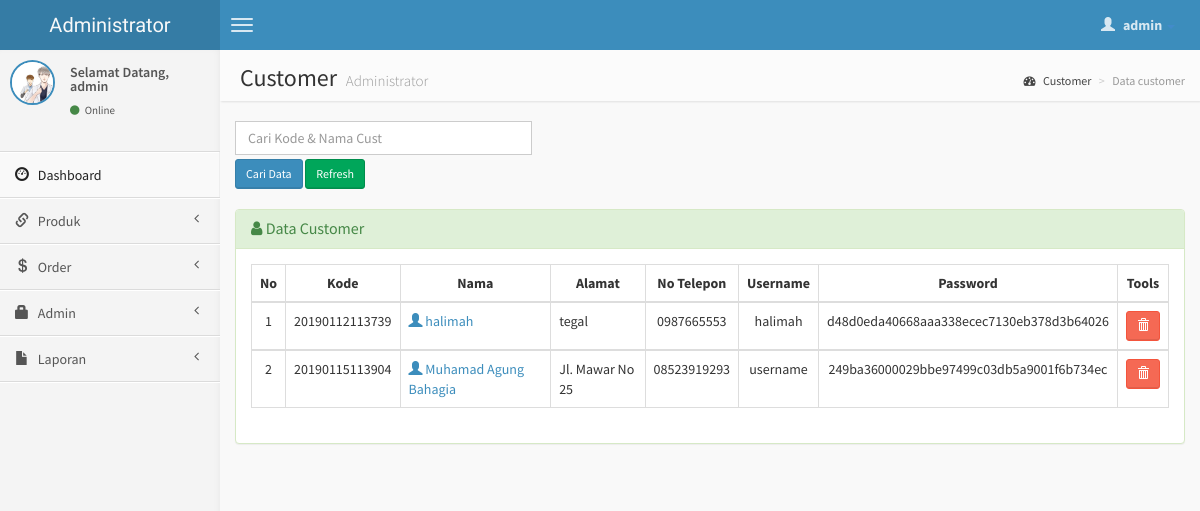
The page /admin/customer.php (signed in) on the database its author committed.
### tables this page shows
CREATE TABLE `customer` (
  `kd_cus` varchar(20) NOT NULL,
  `nama` varchar(30) NOT NULL,
  `alamat` varchar(50) NOT NULL,
  `no_telp` varchar(15) NOT NULL,
  `username` varchar(15) NOT NULL,
  `password` text NOT NULL,
  `gambar` varchar(100) NOT NULL
);

### admin/customer.php (the view, shortened to what this page needs)
<?php
if (empty($_SESSION['username'])){
	header('location:../index.php');
} else {
?>
<!DOCTYPE html>
<html>
    <head>
        <link href="../dist/css/bootstrap.css" rel="stylesheet" type="text/css" />
        <link href="//cdnjs.cloudflare.com/ajax/libs/font-awesome/4.1.0/css/font-awesome.min.css" rel="stylesheet" type="text/css" />
        <link href="//code.ionicframework.com/ionicons/1.5.2/css/ionicons.min.css" rel="stylesheet" type="text/css" />
        <link href="../css/morris/morris.css" rel="stylesheet" type="text/css" />
        <link href="../css/jvectormap/jquery-jvectormap-1.2.2.css" rel="stylesheet" type="text/css" />
        <link href="../css/datepicker/datepicker3.css" rel="stylesheet" type="text/css" />
        <link href="../css/daterangepicker/daterangepicker-bs3.css" rel="stylesheet" type="text/css" />
        <link href="../css/bootstrap-wysihtml5/bootstrap3-wysihtml5.min.css" rel="stylesheet" type="text/css" />
        <link href="../css/AdminLTE.css" rel="stylesheet" type="text/css" />
        <link rel="stylesheet" href="datatables/dataTables.bootstrap.css"/>
    </head>
    <body class="skin-blue">
        <header class="header">
            <a href="index.php" class="logo">
                Administrator
            </a>
            <nav class="navbar navbar-static-top" role="navigation">
                <a href="#" class="navbar-btn sidebar-toggle" data-toggle="offcanvas" role="button">
                    <span class="icon-bar"></span>
                    <span class="icon-bar"></span>
                    <span class="icon-bar"></span>
                </a>
                <div class="navbar-right">
                    <ul class="nav navbar-nav">
                        <li class="dropdown user user-menu">
                            <a href="#" class="dropdown-toggle" data-toggle="dropdown">
                                <i class="glyphicon glyphicon-user"></i>
                                <span><?php echo $_SESSION['fullname']; ?> <i class="caret"></i></span>
                            </a>
<?php } ?>
                        </li>
                    </ul>
                </div>
            </nav>
        </header>
        <div class="wrapper row-offcanvas row-offcanvas-left">
            <aside class="left-side sidebar-offcanvas">
                <section class="sidebar">
                    <div class="user-panel">
                        <div class="pull-left image">
                            <img src="<?php echo $_SESSION['gambar']; ?>" class="img-circle" alt="User Image" style="border: 2px solid #3C8DBC;" />
                        </div>
                        <div class="pull-left info">
                            <p>Selamat Datang,<br /><?php echo $_SESSION['fullname']; ?></p>
                            <a href="#"><i class="fa fa-circle text-success"></i> Online</a>
                        </div>
                    </div>
                    <?php include "menu.php"; ?>
                </section>
            </aside>
            <aside class="right-side">
                <section class="content-header">
                    <h1>
                        Customer
                        <small>Administrator</small>
                    </h1>
                    <ol class="breadcrumb">
                        <li><a href="#"><i class="fa fa-dashboard"></i> Customer</a></li>
                        <li class="active">Data customer</li>
                    </ol>
                </section>
                <section class="content">
                    <div class="row">
              <div class="col-lg-4">
              <form action='customer.php' method="POST">
	       <input type='text' class="form-control" style="margin-bottom: 4px;" name='qcari' placeholder='Cari Kode & Nama Cust' required />
           <input type='submit' value='Cari Data' class="btn btn-sm btn-primary" /> <a href='customer.php' class="btn btn-sm btn-success" >Refresh</i></a>
          	</div>
              </div>
                    <br />
                    <div class="row">
                        <div class="col-lg-12">
                    <div class="panel panel-success">
                        <div class="panel-heading">
                        <h3 class="panel-title"><i class="fa fa-user"></i> Data Customer </h3>
                        </div>
                        <div class="panel-body">
                    <?php
                    $query1="select * from customer";
                    $tampil=mysqli_query($koneksi, $query1) or die(mysqli_error());
                    ?>
                  <table id="example" class="table table-hover table-bordered">
                  <thead>
                      <tr>
                        <th><center>No </center></th>
                        <th><center>Kode </center></th>
                        <th><center>Nama </i></center></th>
                        <th><center>Alamat </center></th>
                        <th><center>No Telepon </center></th>
                        <th><center>Username </center></th>
                        <th><center>Password </center></th>
                        <th><center>Tools</center></th>
                      </tr>
                  </thead>
                     <?php
                     $no=0;
                     while($data=mysqli_fetch_array($tampil))
                    { $no++; ?>
                    <tbody>
                    <tr>
                    <td><center><?php echo $no; ?></center></td>
                    <td><center><?php echo $data['kd_cus'];?></center></td>
                    <td><a href="detail-customer.php?hal=edit&kd=<?php echo $data['kd_cus'];?>"><span class="glyphicon glyphicon-user"></span> <?php echo $data['nama'];?></td>
                    <td><?php echo $data['alamat']; ?></td>
                    <td><center><?php echo $data['no_telp']; ?></center></td>
                    <td><center><?php echo $data['username']; ?></center></td>
                    <td><center><?php echo $data['password']; ?></center></td>
                    <td><center><div id="thanks">
                    <a onclick="return confirm ('Yakin hapus <?php echo $data['nama'];?>.?');" class="btn btn-sm btn-danger tooltips" data-placement="bottom" data-toggle="tooltip" title="Hapus customer" href="customer.php?hal=hapus&kd=<?php echo $data['kd_cus'];?>"><span class="glyphicon glyphicon-trash"></a></center></td>
                </tr></div>
                 <?php
              }
              ?>
              </div>
              </div>
            </div>
    </body>
</html>

### rows shown on the page
customer: kd_cus "20190112113739", nama "halimah", alamat "tegal", no_telp "0987665553", username "halimah", password "d48d0eda40668aaa338ecec7130eb378d3b64026"
customer: kd_cus "20190115113904", nama "Muhamad Agung Bahagia", alamat "Jl. Mawar No 25", no_telp "08523919293", username "username", password "249ba36000029bbe97499c03db5a9001f6b734ec"

### other values the page prints
$_SESSION['fullname'] "admin"
